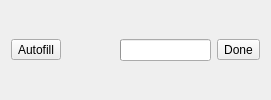
    <widget class="QWidget" name="widget_report_data" native="true">
     <layout class="QHBoxLayout" name="horizontalLayout_3">
      <property name="topMargin">
       <number>4</number>
      </property>
      <property name="bottomMargin">
       <number>4</number>
      </property>
      <item>
       <widget class="QToolButton" name="tbtn_autofill">
        <property name="sizePolicy">
         <sizepolicy hsizetype="Minimum" vsizetype="Fixed">
          <horstretch>0</horstretch>
          <verstretch>0</verstretch>
         </sizepolicy>
        </property>
        <property name="statusTip">
         <string>Autofill the form with values from the database</string>
        </property>
        <property name="text">
         <string>Autofill</string>
        </property>
       </widget>
      </item>
      <item>
       <widget class="QLabel" name="lbl_report_year"/>
      </item>
      <item>
       <spacer name="horizontalSpacer_11">
        <property name="orientation">
         <enum>Qt::Horizontal</enum>
        </property>
        <property name="sizeHint" stdset="0">
         <size>
          <width>40</width>
          <height>20</height>
         </size>
        </property>
       </spacer>
      </item>
      <item>
       <widget class="QProgressBar" name="progressbar_loadprogress">
        <property name="sizePolicy">
         <sizepolicy hsizetype="Preferred" vsizetype="Fixed">
          <horstretch>0</horstretch>
          <verstretch>0</verstretch>
         </sizepolicy>
        </property>
       </widget>
      </item>
      <item>
       <widget class="QToolButton" name="tbtn_done">
        <property name="sizePolicy">
         <sizepolicy hsizetype="Minimum" vsizetype="Fixed">
          <horstretch>0</horstretch>
          <verstretch>0</verstretch>
         </sizepolicy>
        </property>
        <property name="statusTip">
         <string>Finish reporting data</string>
        </property>
        <property name="text">
         <string>Done</string>
        </property>
       </widget>
      </item>
     </layout>
    </widget>
